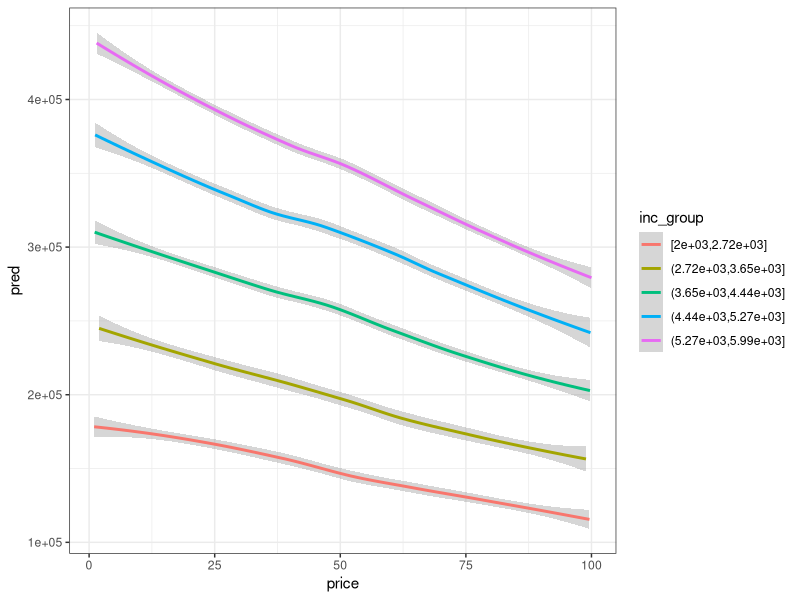

This chart was generated by the following R code:
## ---- chunk 1
library(tidyverse)
# try out how interaction works
df <- tibble(
  price = seq(1, 100, length.out = 1000),
  inc = runif(1000, 2000, 6000),
  temp = 60,
)


df %>% 
  mutate(inc_group = cut_number(inc, 5),
         pred = -6329.81 + 23.35*price + 78.08*inc + 2.82*temp + -0.28*price*inc) %>% 
  ggplot(aes(price, pred, colour = inc_group)) +
  geom_smooth() +
  theme_bw()
## ---- chunk 2
interval <- qnorm(.975) * 0.42
# upper bound:
2.82 +  interval

# lower bound
2.82 - interval
